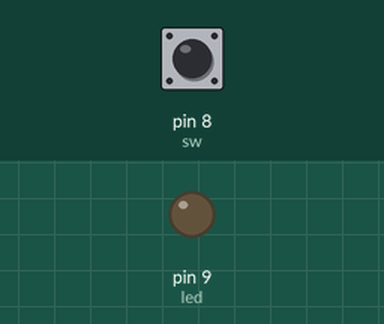
The sketch below on a simulated Arduino Uno, built with avr-gcc and run on an emulated ATmega328P. Parts: output pins drawn as LEDs (lit = HIGH). Inputs (shaded band) come from the test bench; at power-on: pin 8 (sw) HIGH.

Above: at 1.2 s.
1.3 s: pin 8 (sw) pulled LOW for 0.15 s
At 1.37 s:
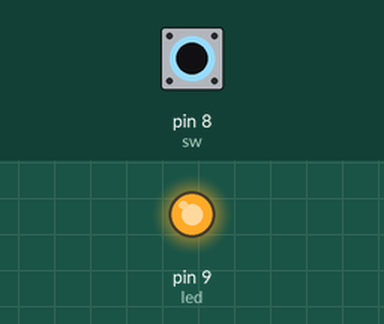
2.9 s: pin 8 (sw) pulled LOW for 3.2 s
At 6.7 s:
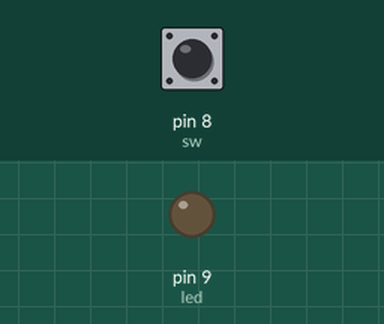
Timing chart, 0 to 8.2 s (numbered marks = the images above; inputs shaded):
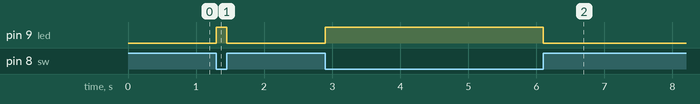

The sketch:

switch1.ino
```cpp
const int sw = 8;                              // the pin for the switch (d8)
const int led = 9;                             // the pin for the LED (d9)

void setup(){
   pinMode( sw, INPUT_PULLUP );                // switch pin: input with pull-up
   pinMode( led, OUTPUT );                     // led pin: output
}

void loop() {
   digitalWrite( led, ! digitalRead( sw ));    // read switch, invert, write to LED
}
```

Measured:
- after the input at 1.3 s, pin 9 (led): LOW → HIGH at once, → LOW 0.15 s later
- after the input at 2.9 s, pin 9 (led): LOW → HIGH at once, → LOW 3.2 s later
